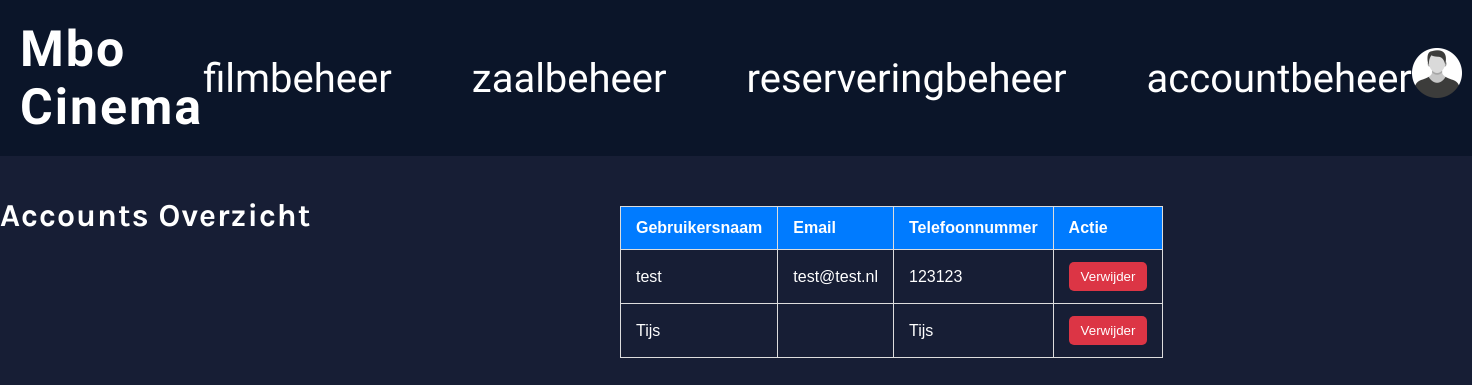
The app's page /accounts.php, older data.
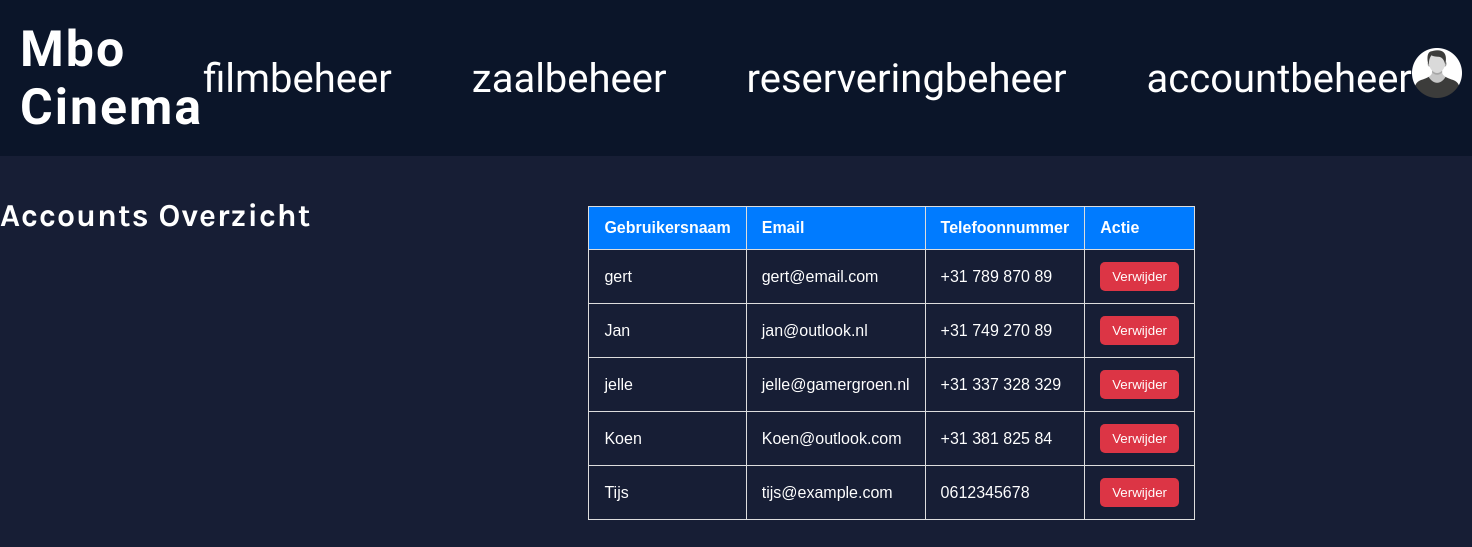
The same page, newer data.
### tables this page shows
CREATE TABLE `users` (
  `ID` int(10) UNSIGNED NOT NULL,
  `UserName` varchar(255) DEFAULT NULL,
  `UserPassword` varchar(255) DEFAULT NULL,
  `email` varchar(255) DEFAULT NULL,
  `telefoonnumer` varchar(255) DEFAULT NULL,
  `is_admin` tinyint(1) DEFAULT 0
);

### accounts.php (the view, shortened to what this page needs)
<?php
$host = 'localhost';
$db   = 'mbocinema';
$user = 'root';
$pass = '';
$charset = 'utf8mb4';
$dsn = "mysql:host=$host;dbname=$db;charset=$charset";
$options = [
    PDO::ATTR_ERRMODE => PDO::ERRMODE_EXCEPTION,
    PDO::ATTR_DEFAULT_FETCH_MODE => PDO::FETCH_ASSOC,
];
try {
    $pdo = new PDO($dsn, $user, $pass, $options);
} catch (PDOException $e) {
    die("Database verbinding mislukt: " . $e->getMessage());
}
$stmt = $pdo->query("SELECT id, UserName, email, telefoonnumer FROM users ORDER BY UserName ASC");
$accounts = $stmt->fetchAll();
?>
<!DOCTYPE html>
<html lang="nl">
<head>
    <link rel="stylesheet" href="css/style.css">
    <link rel="stylesheet" href="css/mijn_reserveringen.css">
</head>
<body class="accounts-page">
  <header>
    <nav>
      <a href="index.php" class="logo">Mbo Cinema</a>
            <ul>
        <li><a href="fimlbeheer.php">filmbeheer</a></li>
        <li><a href="">zaalbeheer</a></li>
        <li><a href="reservering.php">reserveringbeheer</a></li>
        <li><a href="accounts.php">accountbeheer</a></li>
      </ul>
      <a href="Account_admin.php">
        <img src="fotos/profielfoto.webp" alt="profielfoto" class="topbar">
      </a>
    </nav>
  </header>
  <main>
    <h1 style="text-align:center;">Accounts Overzicht</h1>
    <?php if (count($accounts) === 0): ?>
        <p style="text-align:center;">Er zijn nog geen accounts.</p>
    <?php else: ?>
        <table>
            <thead>
                <tr>
                    <th>Gebruikersnaam</th>
                    <th>Email</th>
                    <th>Telefoonnummer</th>
                    <th>Actie</th>
                </tr>
            </thead>
            <tbody>
                <?php foreach ($accounts as $account): ?>
                    <tr>
                        <td><?= htmlspecialchars($account['UserName']) ?></td>
                        <td><?= htmlspecialchars($account['email']) ?></td>
                        <td><?= htmlspecialchars($account['telefoonnumer']) ?></td>
                        <td>
                            <form method="post" onsubmit="return confirm('Weet je zeker dat je dit account wilt verwijderen?');">
                                <button type="submit" class="delete-btn">Verwijder</button>
                            </form>
                        </td>
                    </tr>
                <?php endforeach; ?>
            </tbody>
        </table>
    <?php endif; ?>
  </main>
</body>
</html>

Row changes from the older to the newer data that the page shows:
removed users: UserName "test", email "test@test.nl", telefoonnumer "123123"
added users: UserName "gert", email "gert@email.com", telefoonnumer "+31 789 870 89"
added users: UserName "Jan", email "jan@outlook.nl", telefoonnumer "+31 749 270 89"
added users: UserName "jelle", email "jelle@gamergroen.nl", telefoonnumer "+31 337 328 329"
added users: UserName "Koen", email "Koen@outlook.com", telefoonnumer "+31 381 825 84"
changed users "Tijs": email (not shown) → "tijs@example.com"; telefoonnumer "Tijs" → "0612345678"
